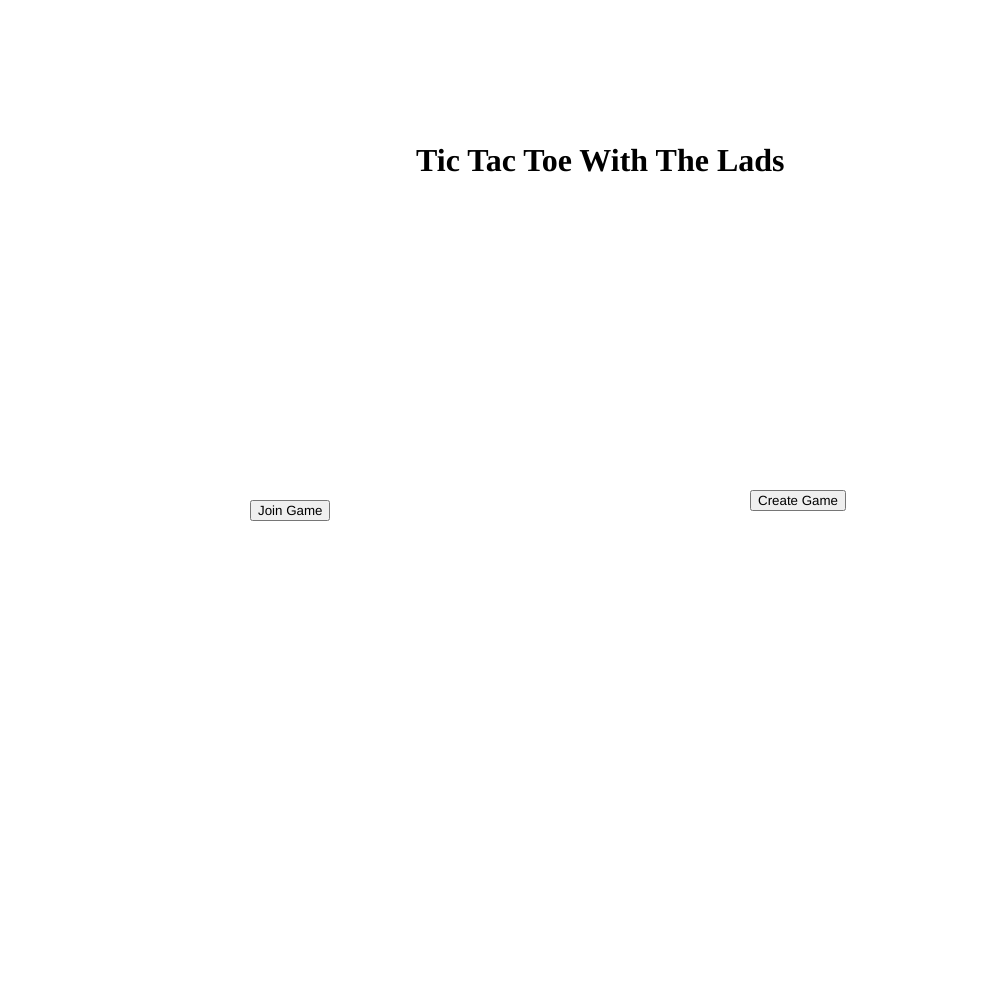
Frame 1 (no input)
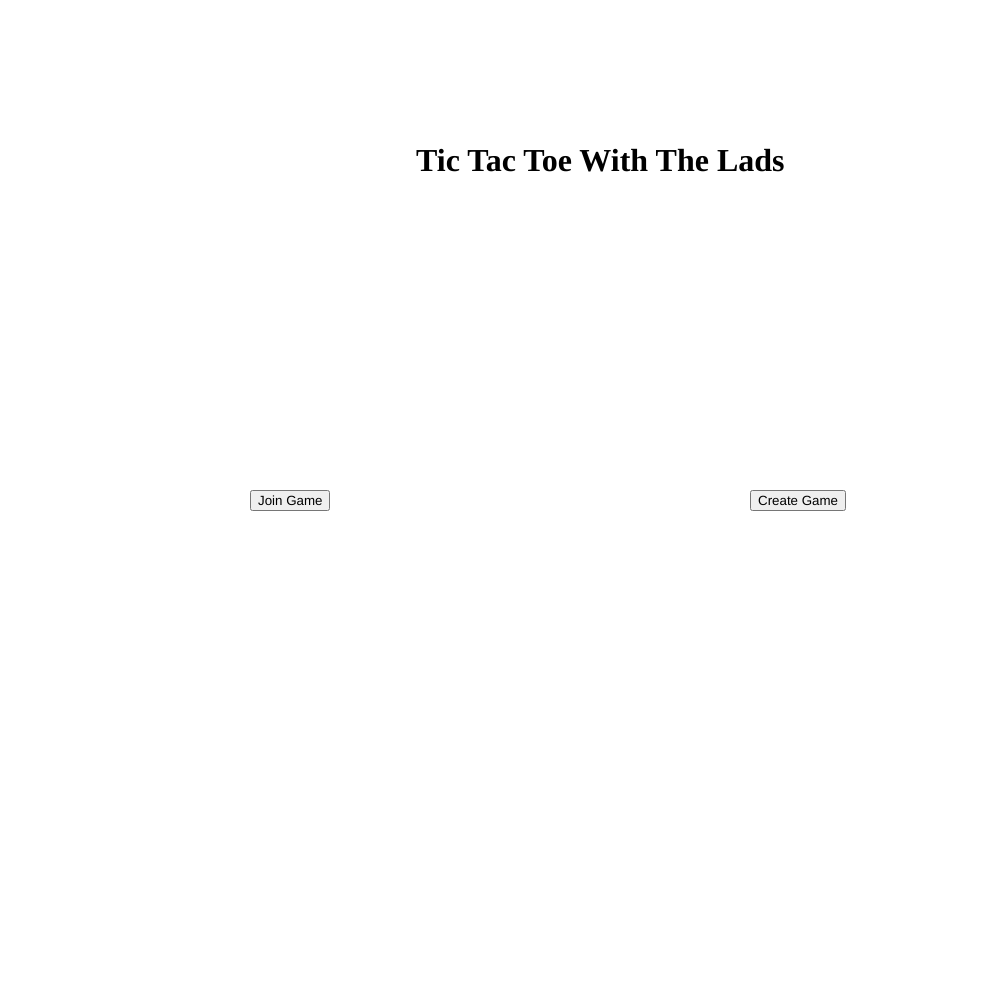
Frame 60 (no input)
Frame 120 (the mouse pressed at the canvas centre since frame 60): identical to frame 60, image omitted

The p5.js sketch that drew these frames (run headless with seeded random() and noise() and a simulated clock; from frame 60 on, the mouse is pressed at the canvas centre):

// p5.js sketch
// ── sketch.js
//Start Menu
let title, joinButton, makeButton, nameInput, idDisplay, idInput, winnerDisplay;
let startSelect;
let startStatus = 0;
let maker1 = 0;
let callInterval;

let board = [
    ["","",""],
    ["","",""],
    ["","",""]
];

let boardButtons = [
    [],
    [],
    []
];

let extraWindow;

let players = ["X","O"];
let currentPlayer;
let available = [];

//Game Things
let gameID;
let playerName;
let playerNum = 1;
let playerTurn = 1;
let checkMove = 0;
let newBoard = [
    ["", "", ""],
    ["", "", ""],
    ["", "", ""]
];

let player1Name, player2Name;

function setup() {
    let cnv = createCanvas(windowHeight, windowHeight);
    cnv.style('display', 'block');
    background(255);

    currentPlayer = floor(random(players.length));

    for (let j = 0; j < 3; j++) {
        for (let i = 0; i < 3; i++) {
            available.push([i,j]);
        }
    }

    for (let j = 0; j < 3; j++) {
        for (let i = 0; i < 3; i++) {
            boardButtons[i][j] = createButton("");
            boardButtons[i][j].class("boardButtons");
            boardButtons[i][j].hide();

            boardButtons[i][j].mousePressed(function () {

                if (playerTurn == playerNum) {
                    board[i][j] = players[playerNum - 1];
                    newBoard[i][j] = board[i][j];
                    let string = "";

                    for (let j = 0; j < 3; j++) {
                        for (let i = 0; i < 3; i++) {
                            string  += board[i][j] == "" ? " " : board[i][j];
                        }
                    }

                    console.log({string, board, newBoard})

                    $.post("./index.php", { start: "sendPos", pos: string}, result => {
                        console.log(result);

                        if (playerTurn == 1) {
                            playerTurn = 2;
                        } else if (playerTurn == 2) {
                            playerTurn = 1;
                        }
                    });
                }
            });
        }
    }

    extraWindow = (windowWidth - windowHeight) / 2;

    //Start Menu
    title = createElement('h1');
    joinButton = createButton('Join Game');
    makeButton = createButton('Create Game');
    nameInput = createInput("Player");
    nameInput.hide();
    idDisplay = createElement('h2');
    idDisplay.hide();
    idInput = createInput("ID");
    idInput.hide();
    winnerDisplay = createElement('h1');
    winnerDisplay.hide();
}

//Game
function equals3(a, b, c) {
    //console.log(a, b, c);
    return (a == b && b == c && a != "" && a != " ");
}

function checkSpotsLeft() {
    let num = 0;
    
    for (let j = 0; j < 3; j++) {
        for (let i = 0; i < 3; i++) {

            if (board[i][j] == "" || board[i][j] == " " || board[i][j] == null) {
                num++;
            }

        }
    }

    if (num == 0) {
        return true;
    } else {
        return false;
    }
}

function checkWinner() {
    let winner = null;

    //Horizontal
    for (let i = 0; i < 3; i++) {
        //console.log(board);
        if (equals3(board[i][0], board[i][1], board[i][2])) {
            winner = board[i][0];
        }
    }
    //Vertical
    for (let i = 0; i < 3; i++) {
        if (equals3(board[0][i], board[1][i], board[2][i])) {
            winner = board[0][i];
        }
    }
    //Diagonal
    if (equals3(board[0][0], board[1][1], board[2][2])) {
        winner = board[0][0];
    }
    if (equals3(board[2][0], board[1][1], board[0][2])) {
        winner = board[2][0];
    }

    if (winner == null && checkSpotsLeft()) {
        return "Tie!";
    } else {
        return winner;
    }
}

function areListsEqual(list1, list2) {
    let result = true;

    for (let j = 0; j < list1.length; j++) {
        for (let i = 0; i < list1.length; i++) {
            
            if (list1[i][j] != list2[i][j]) {
                if((list1[i][j] == " " || list1[i][j] == "") && (list2[i][j] == " " || list2[i][j] == "")){
                    
                }else{
                    result = false;
                }
            }

        }
    }

    return result;
}

function nextTurn() {
    checkMove = 1;

    if (!areListsEqual(newBoard, board)) {
        console.log(newBoard, board);
        console.log("BRUH 42")
        board = newBoard;

        if (playerTurn == 1) {
            playerTurn = 2;
        } else if (playerTurn == 2) {
            playerTurn = 1;
        }

    }

    /*
    let index = floor(random(available.length));
    let spot = available.splice(index, 1)[0];
    let i = spot[0];
    let j = spot[1];
    board[i][j] = players[currentPlayer];
    currentPlayer = (currentPlayer + 1) % players.length;
    */
}

function displayWinner(result) {
    
    if (result == "Tie!") {
        winnerDisplay.show();
        winnerDisplay.html("It was a draw :(");

    } else {
        if (result == "X") {
            winnerDisplay.show();
            winnerDisplay.html(player1Name + " is the Winner!!");
        } else if (result == "O") {
            winnerDisplay.show();
            winnerDisplay.html(player2Name + " is the Winner!!");
        }
        
    }

    $.post("./index.php", { start: "closeGame" }, result => {
        //console.log(result);

    });

    clearInterval(callInterval);
}

function game() {
    startStatus = 7;

    let w = height / 3;
    let h = height / 3;

    // Draw gird
    line(w, 0, w, height);
    line(w * 2, 0, w * 2, height);
    line(0, h, height, h);
    line(0, h * 2, height, h * 2);

    // Draw X´s, O´s, and board buttons
    for (let j = 0; j < 3; j++) {
        for (let i = 0; i < 3; i++) {
            let x = w * i + w / 2;
            let y = h * j + h / 2;
            let xSize = w / 4;

            if (board[i][j] == "" || board[i][j] == " ") {
                textAlign(CENTER, CENTER);
                boardButtons[i][j].show();
                boardButtons[i][j].position(extraWindow + x, y);
                boardButtons[i][j].size(w, h);
                boardButtons[i][j].style("margin", "-" + (h / 2) + "px -" + (w / 2) + "px");

            } else {
                boardButtons[i][j].hide();

                let spot = board[i][j];
                strokeWeight(4);
                if (spot == players[1]) {
                    noFill();
                    ellipse(x, y, w / 2);
                } else if (spot == players[0]) {
                    
                    line(x - xSize, y - xSize, x + xSize, y + xSize);
                    line(x + xSize, y - xSize, x - xSize, y + xSize);
                }
            }

        }
    }

    let result = checkWinner();
    if (result != null) {
        noLoop();
        displayWinner(result);
        console.log(result);
    } else {
        nextTurn();
    }
}


//Before game
function selectName() {
    startStatus = 4;

    makeButton.remove();
    title.hide();


    nameInput.show();
    nameInput.center();
    playerName = nameInput.value();
    player2Name = playerName;

    joinButton.html("Submit Name");
    joinButton.position(windowWidth / 2, (windowHeight / 2) + 50);
    joinButton.center("horizontal");

    joinButton.mousePressed(function () {
        console.log("Name: " + playerName);
        insertGameID();
    });
}

function insertGameID() {
    startStatus = 5;

    nameInput.remove();

    idInput.show();
    idInput.center();

    gameID = parseInt(idInput.value(), 36) / 6000000;

    joinButton.html("Submit ID");
    joinButton.position(windowWidth / 2, (windowHeight / 2) + 50);
    joinButton.center("horizontal");

    joinButton.mousePressed(function () {
        $.post("./index.php", { start: "joinGame", name: playerName, id: gameID }, result => {
            console.log(result + gameID);

            if (result == "bad id") {
                $.notify("Incorrect Game ID", "error");
            } else {
                playerNum = 2;
                waitingJoin();
            }
        });
    });
}

function waitingJoin() {
    startStatus = 1;

    joinButton.remove();
    makeButton.remove();
    idInput.remove();

    title.show();
    title.html("Waiting to join...");
    title.center();

    callServer();
}

function createGame() {
    startStatus = 2;
    
    makeButton.remove();
    title.hide();
    

    nameInput.show();
    nameInput.center();
    playerName = nameInput.value();
    player1Name = playerName;

    joinButton.html("Submit Name");
    joinButton.position(windowWidth / 2, (windowHeight / 2) + 50);
    joinButton.center("horizontal");

    
    joinButton.mousePressed(function sendCreate(params) {
        if (maker1 == 0) {
            $.post("./index.php", { start: "makeGame", name: nameInput.value() }, result => {
                console.log(result);

                playerNum = 1;
                maker1 = 1;
                waitingForPlayer();
            });
        }
    });
}

function callServer() {

    if(callInterval != null) return;

    callInterval = setInterval(() => {

        console.log("Calling server...");

        //Player 1 waiting for player 2
        if (playerNum == 1 && startStatus == 3) {

            $.post("./index.php", { start: "checkPlayer2" }, result => {
                //console.log(result);

                if (result == "no player2") {
                    console.log("Wait more, your friend will come some day");
                } else {
                    player2Name = result.substring(1);
                    console.log("A friend has been found");
                    startStatus = 6;
                }
            });

        }

        //check for new moves
        if (checkMove == 1 && playerNum != playerTurn) {
            
            $.post("./index.php", { start: "checkPos" }, result => {
                let string = result;
                newBoard = [
                    [string[0], string[3], string[6]],
                    [string[1], string[4], string[7]],
                    [string[2], string[5], string[8]]
                ];
                console.log("Recieved new board.", newBoard, board)
                //console.log(newBoard);

            });

        }

        //Player 2 checking for Player 1
        if (playerNum == 2 && startStatus == 1) {

            $.post("./index.php", { start: "checkPlayer1" }, result => {
                //console.log(result);

                if (result == "no player1") {
                    console.log("IDK where your supposed friend went");
                } else {
                    player1Name = result.substring(1);
                    console.log("A friend has been found");
                    startStatus = 6;
                }
            });

        }

        console.log("Server called.");

    }, 4000);
}

function removeAll() {
    title.remove();
    joinButton.remove();
    makeButton.remove();
    nameInput.remove();
    idDisplay.remove();
    idInput.remove();

    game();
}

function waitingForPlayer() {
    startStatus = 3;
    nameInput.remove();
    joinButton.remove();

    if (maker1 == 1) {
        $.post("./index.php", { start: "checkID" }, result => {
            gameID = result;
            console.log("Game ID: " + gameID);

            var input = document.createElement('input');
            input.value = (gameID * 6000000).toString(36);
            input.id = 'inputID';
            document.body.appendChild(input);
            input.select();
            document.execCommand('copy');
            document.body.removeChild(input);
        
            $.notify("Copied to clipboard", "success");
        });

        maker1 = 2;

        callServer();
    }
    
    title.show();
    title.html("Waiting for another player");
    title.center();

    idDisplay.show();
    idDisplay.html("Game ID: " + (gameID * 6000000).toString(36));
    idDisplay.position(windowWidth / 2, windowHeight / 3);
    idDisplay.center("horizontal");
}

function startMenu() {
    title.html("Tic Tac Toe With The Lads<h1>");
    title.position(windowHeight / 10, windowHeight / 10);
    title.center("horizontal");

    textAlign(CENTER);

    joinButton.position((windowWidth / 4) - 50, windowHeight / 2);
    joinButton.center("vertical");
    joinButton.mousePressed(selectName);

    makeButton.position((windowWidth * 3) / 4 - 150, windowHeight / 2);
    makeButton.center("vertical");
    makeButton.mousePressed(createGame);
}

function draw() {
    
    if (startStatus == 0) {
        startMenu();
    } else if (startStatus == 1) {
        waitingJoin();
    } else if (startStatus == 2) {
        createGame();
    } else if (startStatus == 3) {
        waitingForPlayer();
    } else if (startStatus == 4) {
        selectName();
    } else if (startStatus == 5) {
        insertGameID();
    } else if (startStatus == 6) {
        removeAll();
    } else if (startStatus == 7) {
        game();
    }
    
    
    console.log(startStatus);
}
// ── style.css
html, body {
    margin: 0px;
    padding: 0px;
    
    align-items: center;
}

body {
  display: flex;

  /* This centers our sketch horizontally. */
  justify-content: center;

  /* This centers our sketch vertically. */
  align-items: center;
}

button{
  border: none;
  background-color: black;
  color: white;
  padding: 20px;
  border-radius: 5px;
}

h1 {
  font-size: 75px;
}

button {
  font-size: 40px;
  text-align: center;

  position:relative;
  top:50%; 
  left:50%;
}

input {
  font-size: 50px;
}

.boardButtons {
  background-color: Transparent;
  background-repeat:no-repeat;
  border: none;
  cursor:pointer;
  overflow: hidden;
  outline:none;
}
